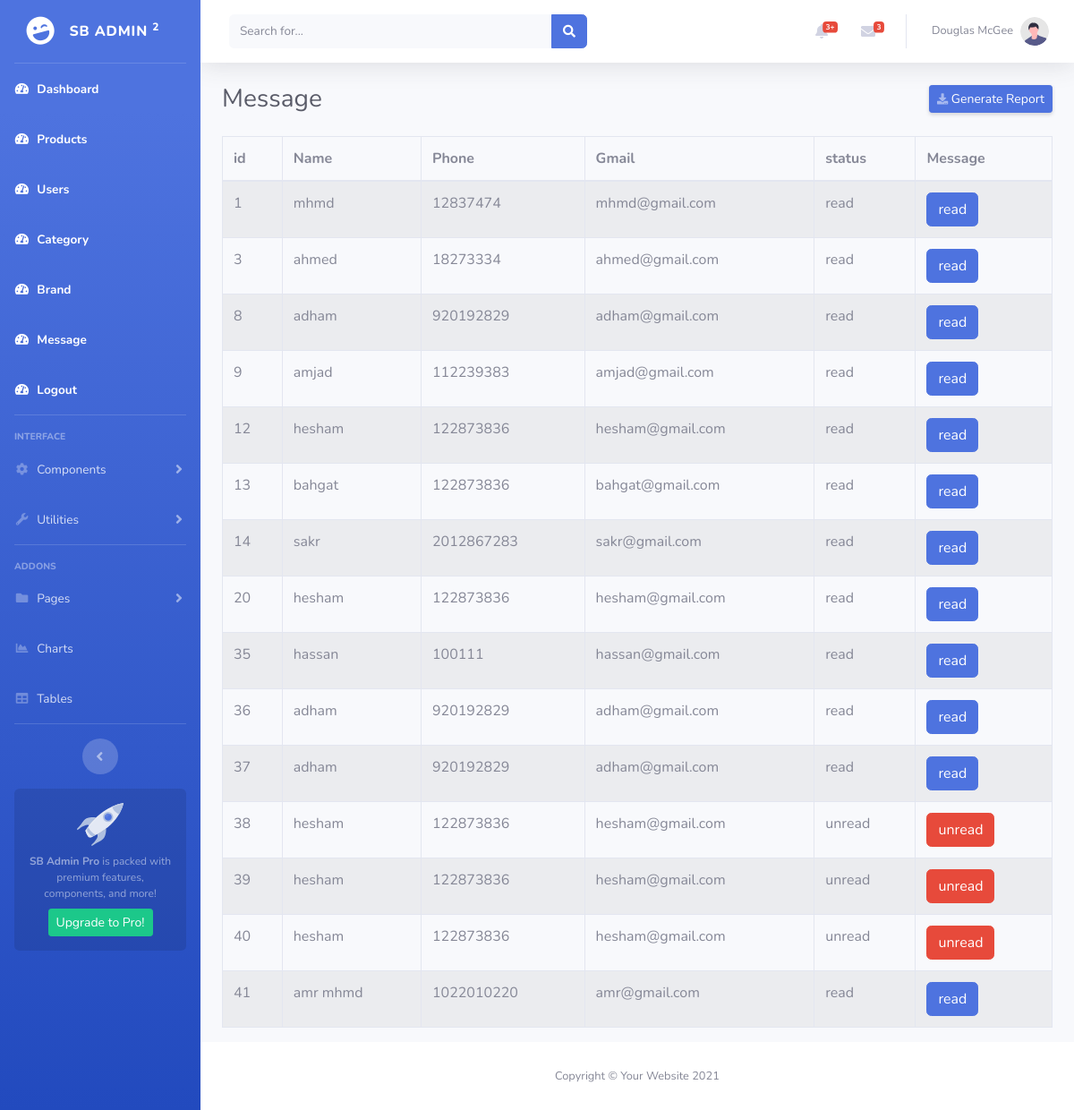
Page /admin/message.php (signed in) on the committed database.
### tables this page shows
CREATE TABLE `contact` (
  `id` int(11) NOT NULL,
  `name` varchar(255) NOT NULL,
  `phone` int(11) NOT NULL,
  `email` varchar(255) NOT NULL,
  `status` int(11) NOT NULL,
  `message` varchar(255) NOT NULL
);

### admin/design/message/view.php (the view, shortened to what this page needs)
<table class="table table-hover table-bordered table-striped">
                <thead>
                    <tr>
                        <th>id</th>
                        <th>Name</th>
                        <th>Phone</th>
                        <th>Gmail</th>
                        <th>status</th>
                        <th>Message</th>
                    </tr>
                </thead>
                <tbody>
            <?php
            include "fun/conn.php";
            $select = "SELECT * FROM contact";
            $query = $conn -> query($select);
            foreach($query as $message){
            ?>
                <tr>
                        <td><?=$message['id']?></td>
                        <td><?=$message['name']?></td>
                        <td><?=$message['phone']?></td>
                        <td><?=$message['email']?></td>
                        <td>
                            <?php
                            if($message['status'] == 0){
                                echo "unread";
                            }else{
                                echo "read";
                            }
                        ?>
                        </td>
                        <td>
                            <button type="button" class="ok btn btn-<?php
                            if($message['status'] == 0){
                                echo "danger";
                            }else{
                                echo "primary";
                            }
                            ?>" data-toggle="modal" data-target="#exaMpleModal<?=$message['id']?>">
                            <?php
                            if($message['status'] == 0){
                                echo "unread";
                            }else{
                                echo "read";
                            }
                            ?>
                            </button>
                        </td>
                    </tr>
            <?php
        };
        ?>
                </tbody>
            </table>

### rows in the picture
contact: id "1", name "mhmd", phone "12837474", email "mhmd@gmail.com", status "read"
contact: id "3", name "ahmed", phone "18273334", email "ahmed@gmail.com", status "read"
contact: id "8", name "adham", phone "920192829", email "adham@gmail.com", status "read"
contact: id "9", name "amjad", phone "112239383", email "amjad@gmail.com", status "read"
contact: id "12", name "hesham", phone "122873836", email "hesham@gmail.com", status "read"
contact: id "13", name "bahgat", phone "122873836", email "bahgat@gmail.com", status "read"
contact: id "14", name "sakr", phone "2012867283", email "sakr@gmail.com", status "read"
contact: id "20", name "hesham", phone "122873836", email "hesham@gmail.com", status "read"
contact: id "35", name "hassan", phone "100111", email "hassan@gmail.com", status "read"
contact: id "36", name "adham", phone "920192829", email "adham@gmail.com", status "read"
contact: id "37", name "adham", phone "920192829", email "adham@gmail.com", status "read"
contact: id "38", name "hesham", phone "122873836", email "hesham@gmail.com", status "unread"
contact: id "39", name "hesham", phone "122873836", email "hesham@gmail.com", status "unread"
contact: id "40", name "hesham", phone "122873836", email "hesham@gmail.com", status "unread"
contact: id "41", name "amr mhmd", phone "1022010220", email "amr@gmail.com", status "read"

### other values in the picture
$result "3"
